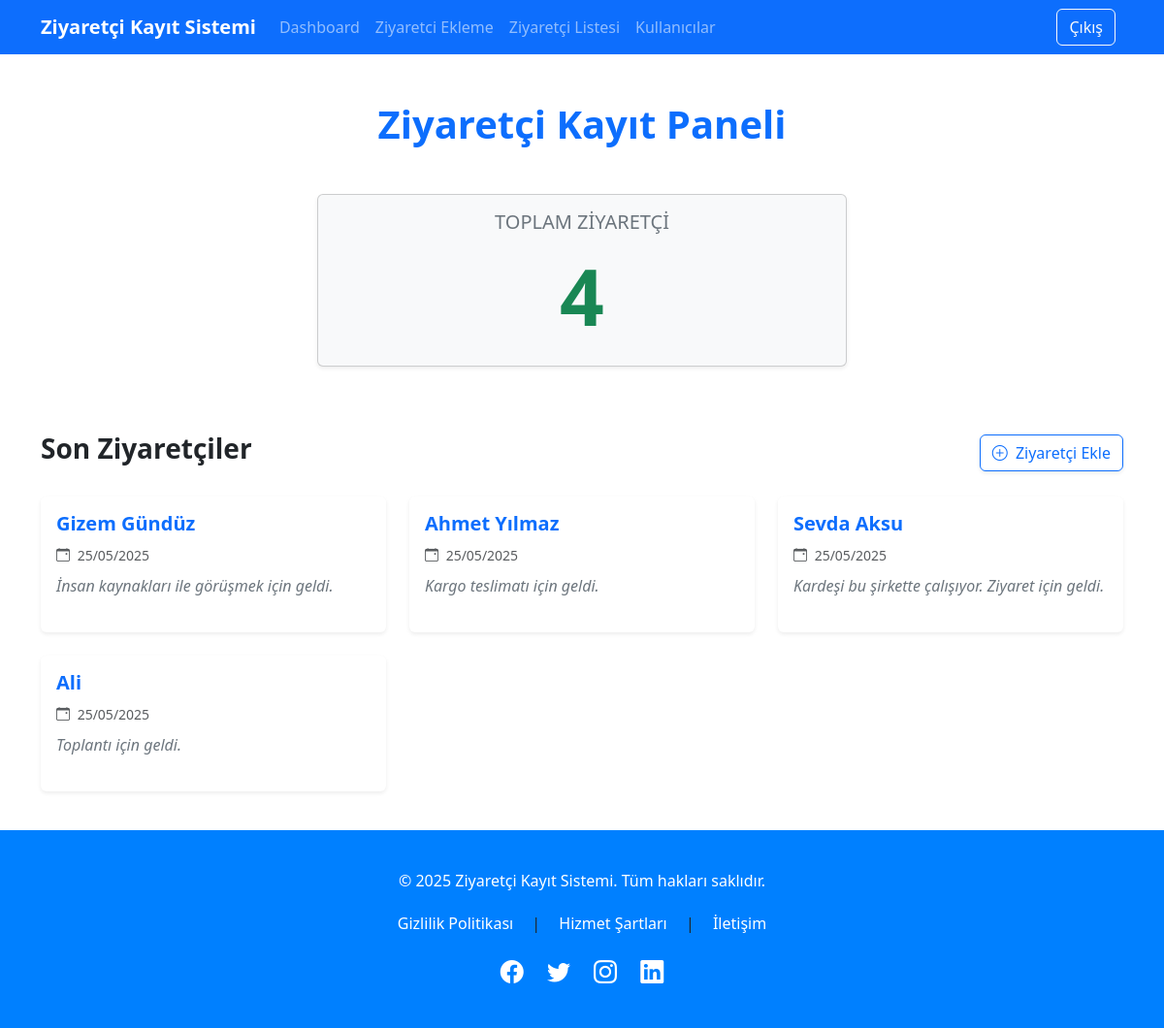
Page /dashboard (signed in) on the committed database.
### app.py (models this page shows)
class Ziyaretci(db.Model):
    id = db.Column(db.Integer, primary_key=True)
    ad_soyad = db.Column(db.String(100), nullable=False)
    tarih = db.Column(db.DateTime, default=datetime.utcnow)
    aciklama = db.Column(db.Text, nullable=True)
    user_id = db.Column(db.Integer, db.ForeignKey('user.id'), nullable=False)
    user = db.relationship('User', back_populates='ziyaretciler')

### app.py (the view)
@app.route('/dashboard')
@login_required
def dashboard():
    toplam_ziyaretci = Ziyaretci.query.count()
    son_ziyaretciler = Ziyaretci.query.order_by(Ziyaretci.tarih.desc()).limit(5).all()
    return render_template('dashboard.html', toplam_ziyaretci=toplam_ziyaretci, son_ziyaretciler=son_ziyaretciler)

### app.py (called while the page is built)
@login_manager.user_loader
def load_user(user_id):
    return User.query.get(int(user_id))

### templates/dashboard.html
{% extends "dashboardbase.html" %}
{% block content %}
<div class="container mt-5">
    <h1 class="text-center mb-5 fw-bold text-primary">Ziyaretçi Kayıt Paneli</h1>
    <div class="row mb-5">
        <div class="col-md-6 offset-md-3">
            <div class="card shadow-sm text-center bg-light">
                <div class="card-body">
                    <h5 class="card-title text-uppercase text-secondary mb-3">Toplam Ziyaretçi</h5>
                    <h2 class="display-1 fw-bold text-success">{{ toplam_ziyaretci }}</h2>
                </div>
            </div>
        </div>
    </div>
    <div class="d-flex justify-content-between align-items-center mb-4">
        <h3 class="fw-semibold text-dark">Son Ziyaretçiler</h3>
        <a href="{{ url_for('ziyaretci_ekleme') }}" class="btn btn-outline-primary shadow-sm">
            <i class="bi bi-plus-circle me-1"></i> Ziyaretçi Ekle
        </a>
    </div>
    <div class="row g-4">
        {% for ziyaretci in son_ziyaretciler %}
        <div class="col-md-4">
            <div class="card h-100 shadow-sm border-0">
                <div class="card-body">
                    <h5 class="card-title text-primary fw-semibold">{{ ziyaretci.ad_soyad }}</h5>
                    <p class="card-text text-muted mb-2">
                        <small><i class="bi bi-calendar-event me-1"></i> {{ ziyaretci.tarih.strftime('%d/%m/%Y') }}</small>
                    </p>
                    <p class="card-text fst-italic text-secondary">{{ ziyaretci.aciklama or 'Açıklama yok' }}</p>
                </div>
            </div>
        </div>
        {% else %}
        <div class="col-12">
            <div class="alert alert-info text-center fw-semibold" role="alert">
                Henüz kayıtlı ziyaretçi bulunmamaktadır.
            </div>
        </div>
        {% endfor %}
    </div>
</div>
{% endblock %}

### templates/dashboardbase.html (shortened to what this page needs)
<!DOCTYPE html>
<html lang="tr">
<head>
    <link href="https://cdn.jsdelivr.net/npm/bootstrap@5.3.0/dist/css/bootstrap.min.css" rel="stylesheet">
    <link rel="stylesheet" href="https://cdn.jsdelivr.net/npm/bootstrap-icons@1.7.2/font/bootstrap-icons.css">
    <link rel="stylesheet" href="{{ url_for('static', filename='dashboardbase.css') }}">
</head>
<body>
    <nav class="navbar navbar-expand-lg navbar-dark bg-primary">
        <div class="container">
            <a class="navbar-brand" href="{{ url_for('logout') }}">Ziyaretçi Kayıt Sistemi</a>
            <div class="collapse navbar-collapse" id="navbarNav">
                <ul class="navbar-nav">
                     <li class="nav-item">
                        <a class="nav-link" href="{{ url_for('dashboard') }}">Dashboard</a>
                    </li>
                    <li class="nav-item">
                        <a class="nav-link" href="{{ url_for('ziyaretci_ekleme') }}">Ziyaretci Ekleme</a>
                    </li>
                       <li class="nav-item">
                        <a class="nav-link" href="{{ url_for('ziyaretci_liste') }}">Ziyaretçi Listesi</a>
                    </li>
                    <li class="nav-item">
                        <a class="nav-link" href="{{ url_for('kullanicilar') }}">Kullanıcılar</a>
                    </li>
                </ul>
                <div class="auth-buttons">
                    <a href="{{ url_for('logout') }}" class="btn btn-outline-light me-2">Çıkış</a>
                </div>
            </div>
        </div>
    </nav>
    {% block content %}
    {% endblock %}
    <footer>
        <div class="container">
            <p>&copy; 2025 Ziyaretçi Kayıt Sistemi. Tüm hakları saklıdır.</p>
            <div class="footer-links">
                <a href="#">Gizlilik Politikası</a> |
                <a href="#">Hizmet Şartları</a> |
                <a href="#">İletişim</a>
            </div>
            <div class="social-icons">
                <a href="https://facebook.com" target="_blank" class="bi bi-facebook"></a>
                <a href="https://twitter.com" target="_blank" class="bi bi-twitter"></a>
                <a href="https://instagram.com" target="_blank" class="bi bi-instagram"></a>
                <a href="https://linkedin.com" target="_blank" class="bi bi-linkedin"></a>
            </div>
        </div>
    </footer>
</body>
</html>

### static/dashboardbase.css (style rules this page uses)
.navbar-brand { font-weight: bold; }
.card { margin-bottom: 20px; box-shadow: 0 4px 6px rgba(0, 0, 0, 0.1); }
.auth-buttons { margin-left: auto; }
footer { background-color: #0080ff; padding: 40px 0; text-align: center; margin-top: 40px; }
footer p { margin: 0; color: #ffffff; }
.footer-links { margin: 20px 0; }
.footer-links a { color: #ffffff; text-decoration: none; margin: 0 15px; }
.social-icons { margin-top: 20px; }
.social-icons a { color: #ffffff; margin: 0 10px; font-size: 1.5rem; }

### rows in the picture
Ziyaretci: ad_soyad "Gizem Gündüz", tarih "25/05/2025", aciklama "İnsan kaynakları ile görüşmek için geldi."
Ziyaretci: ad_soyad "Ahmet Yılmaz", tarih "25/05/2025", aciklama "Kargo teslimatı için geldi."
Ziyaretci: ad_soyad "Sevda Aksu", tarih "25/05/2025", aciklama "Kardeşi bu şirkette çalışıyor. Ziyaret için geldi."
Ziyaretci: ad_soyad "Ali", tarih "25/05/2025", aciklama "Toplantı için geldi."

### other values in the picture
{{ toplam_ziyaretci }} "4"
